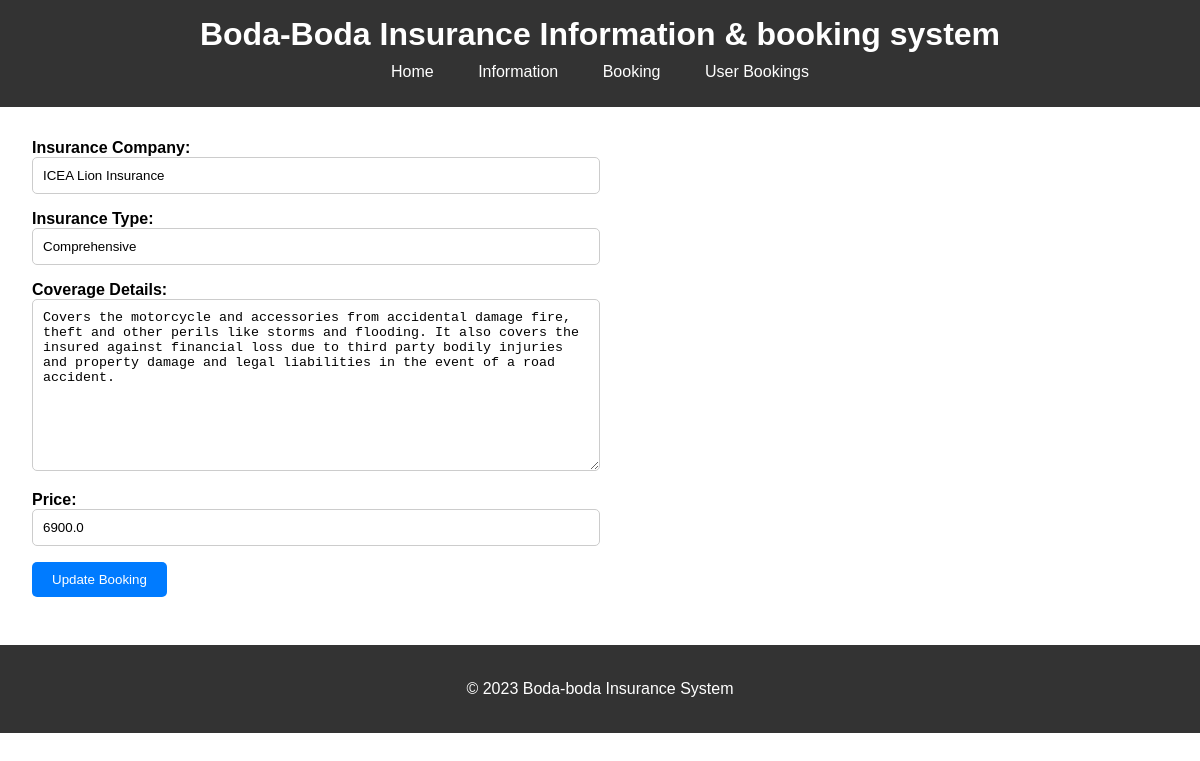
Page /admin/update_booking/1 on the earlier database version.
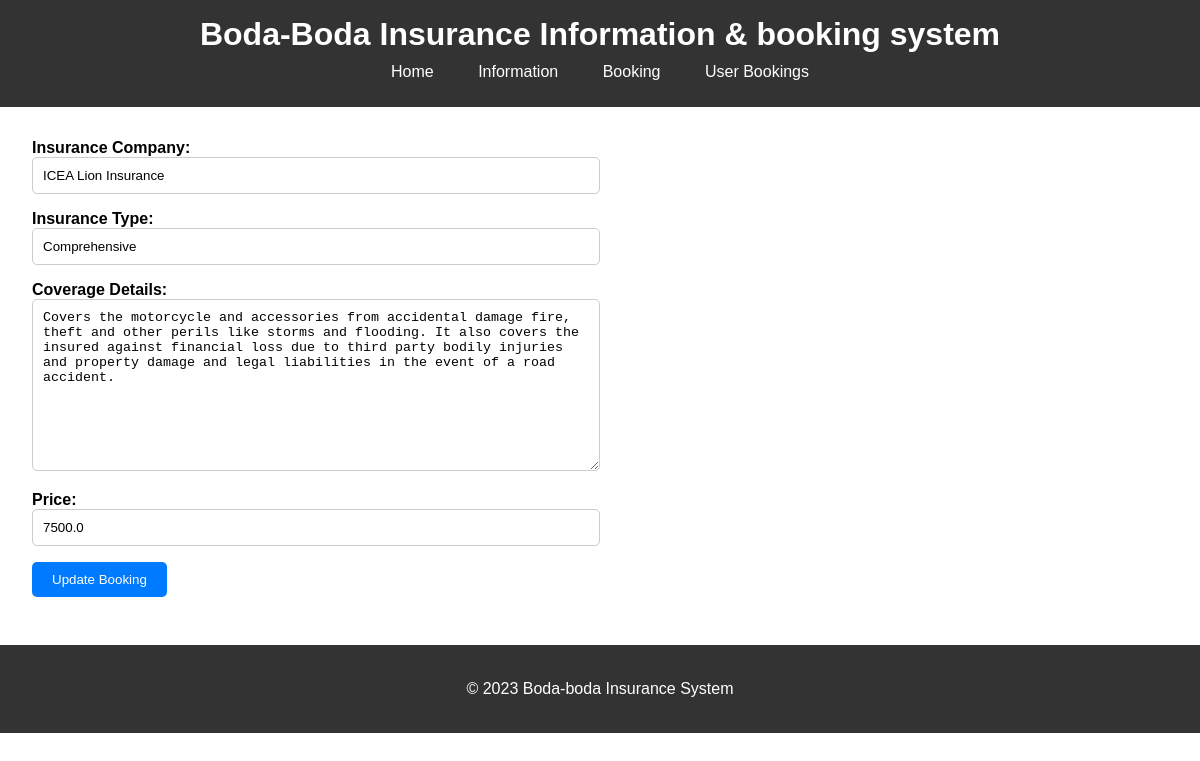
Same page on the later database version.
### flaskapp/models.py (models this page shows)
class Booking(db.Model):
    id = db.Column(db.Integer, primary_key=True)
    insurance_company = db.Column(db.String, nullable=False)
    insurance_type = db.Column(db.String, nullable=False)
    coverage_details = db.Column(db.String, nullable=False)
    price = db.Column(db.Float, nullable=False)

### flaskapp/booking/routes.py (the view, shortened to what this page needs)
@booking.route('/admin/update_booking/<int:booking_id>', methods=['GET', 'POST'])
def update_booking(booking_id):
    booking = Booking.query.get(booking_id)
    return render_template('admin/add_booking.html', page_title='Update a Booking', booking=booking, admin_user=current_user)

### flaskapp/templates/admin/add_booking.html (shortened to what this page needs)
{% extends 'admin/base.html' %}
{% block body %}
  <section class="main-section">
    {% if booking %}
        <form method="post" action={{ url_for('bookings.update_booking', booking_id=booking.id) }}>
    {% else %}
        <form method="post" action={{ url_for('bookings.add_booking') }}>
    {% endif %}
        <div class="form-group">
            <label for="insurance_company">Insurance Company:</label>
            <input type="text" id="insurance_company" name="insurance_company" value="{{ booking.insurance_company if booking else '' }}" required>
        </div>
        <div class="form-group">
            <label for="insurance_type">Insurance Type:</label>
            <input type="text" id="insurance_type" name="insurance_type" value="{{ booking.insurance_type if booking else '' }}" required>
        </div>
        <div class="form-group">
            <label for="coverage_details">Coverage Details:</label>
            <textarea name="coverage_details" id="coverage_details" cols="30" rows="10">{{ booking.coverage_details if booking else '' }}</textarea>
        </div>
      <div class="form-group">
        <label for="price">Price:</label>
        <input type="number" id="price" name="price" value="{{ booking.price if booking else '' }}" required>
      </div>
      <div class="form-group">
        <button type="submit" class="btn">{% if booking %}Update Booking{% else %}Add Booking{% endif %}</button>
      </div>
    </form>
  </section>
  <footer>
    <p>&copy; 2023 Boda-boda Insurance System</p>
  </footer>
{% endblock %}

Differences in the rows shown:
changed Booking "ICEA Lion Insurance": price "6900.0" → "7500.0"
